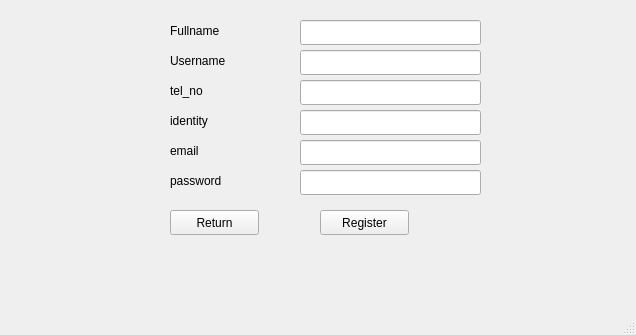
<?xml version="1.0" encoding="UTF-8"?>
<ui version="4.0">
 <class>RegisterWindow</class>
 <widget class="QMainWindow" name="RegisterWindow">
  <property name="geometry">
   <rect>
    <x>0</x>
    <y>0</y>
    <width>636</width>
    <height>335</height>
   </rect>
  </property>
  <property name="windowTitle">
   <string>Register_Window</string>
  </property>
  <widget class="QWidget" name="centralwidget">
   <widget class="QPushButton" name="pushButton_register">
    <property name="geometry">
     <rect>
      <x>320</x>
      <y>210</y>
      <width>89</width>
      <height>25</height>
     </rect>
    </property>
    <property name="text">
     <string>Register</string>
    </property>
   </widget>
   <widget class="QLabel" name="label_fullname">
    <property name="geometry">
     <rect>
      <x>170</x>
      <y>20</y>
      <width>91</width>
      <height>21</height>
     </rect>
    </property>
    <property name="text">
     <string>Fullname</string>
    </property>
   </widget>
   <widget class="QLineEdit" name="lineEdit_fullname">
    <property name="geometry">
     <rect>
      <x>300</x>
      <y>20</y>
      <width>181</width>
      <height>25</height>
     </rect>
    </property>
   </widget>
   <widget class="QLabel" name="label_2_username">
    <property name="geometry">
     <rect>
      <x>170</x>
      <y>50</y>
      <width>91</width>
      <height>21</height>
     </rect>
    </property>
    <property name="text">
     <string>Username</string>
    </property>
   </widget>
   <widget class="QLineEdit" name="lineEdit_2_username">
    <property name="geometry">
     <rect>
      <x>300</x>
      <y>50</y>
      <width>181</width>
      <height>25</height>
     </rect>
    </property>
   </widget>
   <widget class="QLineEdit" name="lineEdit_3_tel_no">
    <property name="geometry">
     <rect>
      <x>300</x>
      <y>80</y>
      <width>181</width>
      <height>25</height>
     </rect>
    </property>
   </widget>
   <widget class="QLabel" name="label_3_tel_no">
    <property name="geometry">
     <rect>
      <x>170</x>
      <y>80</y>
      <width>91</width>
      <height>21</height>
     </rect>
    </property>
    <property name="text">
     <string>tel_no</string>
    </property>
   </widget>
   <widget class="QLabel" name="label_4_identity">
    <property name="geometry">
     <rect>
      <x>170</x>
      <y>110</y>
      <width>91</width>
      <height>21</height>
     </rect>
    </property>
    <property name="text">
     <string>identity</string>
    </property>
   </widget>
   <widget class="QLineEdit" name="lineEdit_4_identity">
    <property name="geometry">
     <rect>
      <x>300</x>
      <y>110</y>
      <width>181</width>
      <height>25</height>
     </rect>
    </property>
   </widget>
   <widget class="QLineEdit" name="lineEdit_5_email">
    <property name="geometry">
     <rect>
      <x>300</x>
      <y>140</y>
      <width>181</width>
      <height>25</height>
     </rect>
    </property>
   </widget>
   <widget class="QLabel" name="label_5_email">
    <property name="geometry">
     <rect>
      <x>170</x>
      <y>140</y>
      <width>91</width>
      <height>21</height>
     </rect>
    </property>
    <property name="text">
     <string>email</string>
    </property>
   </widget>
   <widget class="QPushButton" name="pushButton_return">
    <property name="geometry">
     <rect>
      <x>170</x>
      <y>210</y>
      <width>89</width>
      <height>25</height>
     </rect>
    </property>
    <property name="text">
     <string>Return</string>
    </property>
   </widget>
   <widget class="QLineEdit" name="lineEdit_6_password">
    <property name="geometry">
     <rect>
      <x>300</x>
      <y>170</y>
      <width>181</width>
      <height>25</height>
     </rect>
    </property>
   </widget>
   <widget class="QLabel" name="label_6_password">
    <property name="geometry">
     <rect>
      <x>170</x>
      <y>170</y>
      <width>91</width>
      <height>21</height>
     </rect>
    </property>
    <property name="text">
     <string>password</string>
    </property>
   </widget>
  </widget>
  <widget class="QMenuBar" name="menubar">
   <property name="geometry">
    <rect>
     <x>0</x>
     <y>0</y>
     <width>636</width>
     <height>22</height>
    </rect>
   </property>
  </widget>
  <widget class="QStatusBar" name="statusbar"/>
 </widget>
 <resources/>
 <connections/>
</ui>
